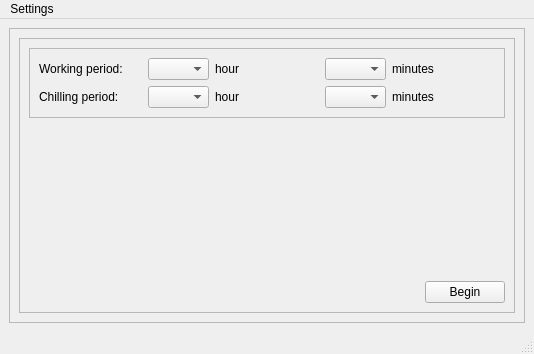
<?xml version="1.0" encoding="UTF-8"?>
<ui version="4.0">
 <class>MainWindow</class>
 <widget class="QMainWindow" name="MainWindow">
  <property name="geometry">
   <rect>
    <x>0</x>
    <y>0</y>
    <width>534</width>
    <height>354</height>
   </rect>
  </property>
  <property name="windowTitle">
   <string>MainWindow</string>
  </property>
  <widget class="QWidget" name="centralwidget">
   <layout class="QGridLayout" name="gridLayout_4">
    <item row="0" column="0">
     <widget class="QFrame" name="frame">
      <property name="styleSheet">
       <string notr="true">font: 12pt &quot;Comic Sans MS&quot;;</string>
      </property>
      <property name="frameShape">
       <enum>QFrame::StyledPanel</enum>
      </property>
      <property name="frameShadow">
       <enum>QFrame::Raised</enum>
      </property>
      <layout class="QGridLayout" name="gridLayout_3">
       <item row="0" column="0" colspan="2">
        <widget class="QFrame" name="frame_2">
         <property name="frameShape">
          <enum>QFrame::StyledPanel</enum>
         </property>
         <property name="frameShadow">
          <enum>QFrame::Raised</enum>
         </property>
         <layout class="QGridLayout" name="gridLayout_2">
          <item row="0" column="0" colspan="2">
           <widget class="QFrame" name="frame_3">
            <property name="frameShape">
             <enum>QFrame::StyledPanel</enum>
            </property>
            <property name="frameShadow">
             <enum>QFrame::Raised</enum>
            </property>
            <layout class="QGridLayout" name="gridLayout">
             <item row="0" column="0">
              <widget class="QLabel" name="label">
               <property name="text">
                <string>Working period:</string>
               </property>
              </widget>
             </item>
             <item row="0" column="1">
              <widget class="QComboBox" name="comboBox_workingh">
               <property name="maximumSize">
                <size>
                 <width>61</width>
                 <height>30</height>
                </size>
               </property>
              </widget>
             </item>
             <item row="0" column="2">
              <widget class="QLabel" name="label_3">
               <property name="text">
                <string>hour</string>
               </property>
              </widget>
             </item>
             <item row="0" column="3">
              <widget class="QComboBox" name="comboBox_workingm">
               <property name="maximumSize">
                <size>
                 <width>61</width>
                 <height>30</height>
                </size>
               </property>
              </widget>
             </item>
             <item row="0" column="4">
              <widget class="QLabel" name="label_5">
               <property name="text">
                <string>minutes</string>
               </property>
              </widget>
             </item>
             <item row="1" column="0">
              <widget class="QLabel" name="label_2">
               <property name="text">
                <string>Chilling period:</string>
               </property>
              </widget>
             </item>
             <item row="1" column="1">
              <widget class="QComboBox" name="comboBox_chillingh">
               <property name="maximumSize">
                <size>
                 <width>61</width>
                 <height>30</height>
                </size>
               </property>
              </widget>
             </item>
             <item row="1" column="2">
              <widget class="QLabel" name="label_4">
               <property name="text">
                <string>hour</string>
               </property>
              </widget>
             </item>
             <item row="1" column="3">
              <widget class="QComboBox" name="comboBox_chillingm">
               <property name="maximumSize">
                <size>
                 <width>61</width>
                 <height>30</height>
                </size>
               </property>
              </widget>
             </item>
             <item row="1" column="4">
              <widget class="QLabel" name="label_6">
               <property name="text">
                <string>minutes</string>
               </property>
              </widget>
             </item>
            </layout>
           </widget>
          </item>
          <item row="1" column="1">
           <spacer name="verticalSpacer">
            <property name="orientation">
             <enum>Qt::Vertical</enum>
            </property>
            <property name="sizeHint" stdset="0">
             <size>
              <width>20</width>
              <height>80</height>
             </size>
            </property>
           </spacer>
          </item>
          <item row="2" column="0">
           <spacer name="horizontalSpacer_2">
            <property name="orientation">
             <enum>Qt::Horizontal</enum>
            </property>
            <property name="sizeHint" stdset="0">
             <size>
              <width>361</width>
              <height>20</height>
             </size>
            </property>
           </spacer>
          </item>
          <item row="2" column="1">
           <widget class="QPushButton" name="button_begin">
            <property name="text">
             <string>Begin</string>
            </property>
           </widget>
          </item>
         </layout>
        </widget>
       </item>
      </layout>
     </widget>
    </item>
   </layout>
  </widget>
  <widget class="QMenuBar" name="menubar">
   <property name="geometry">
    <rect>
     <x>0</x>
     <y>0</y>
     <width>534</width>
     <height>26</height>
    </rect>
   </property>
   <widget class="QMenu" name="menuSettings">
    <property name="title">
     <string>Settings</string>
    </property>
    <addaction name="actionLanguage"/>
   </widget>
   <addaction name="menuSettings"/>
  </widget>
  <widget class="QStatusBar" name="statusbar"/>
  <action name="actionLanguage">
   <property name="text">
    <string>Language</string>
   </property>
  </action>
 </widget>
 <resources/>
 <connections/>
</ui>
